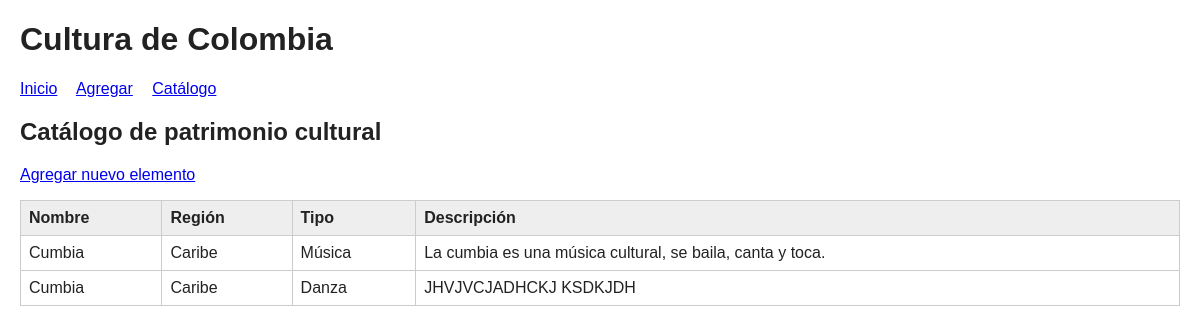
The page /catalogo on the database as committed earlier.
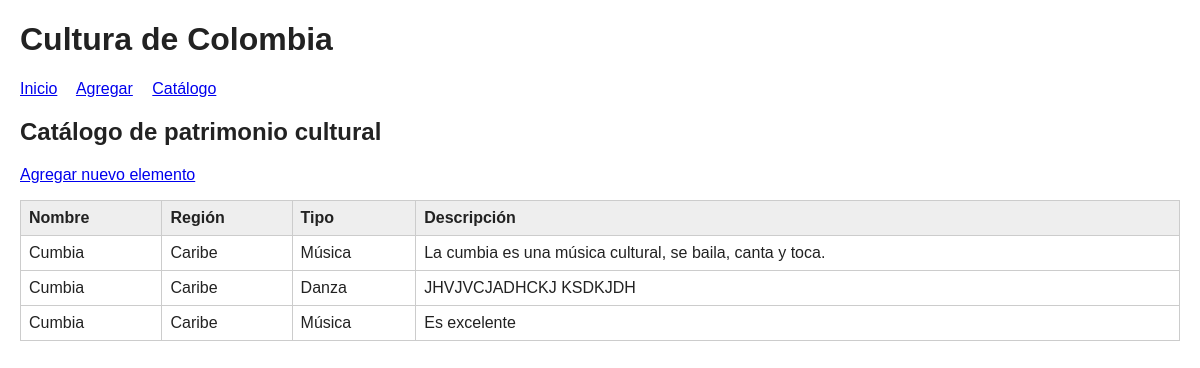
The same page on the database as committed later.
### tables this page shows
CREATE TABLE culturas (
            id INTEGER PRIMARY KEY AUTOINCREMENT,
            nombre TEXT NOT NULL,
            region TEXT NOT NULL,
            tipo TEXT NOT NULL,
            descripcion TEXT NOT NULL
        );

### app.py (the view)
@app.route("/catalogo") #ruta catalogo
def catalogo(): #funcion
    conn = conectar() #conecta abd
    culturas = conn.execute("SELECT * FROM culturas ORDER BY region").fetchall() #selecciona todo de bd por orden de bd
    conn.close() #cierra conexion
    return render_template("catalogo.html", culturas=culturas) #redirige a catalogo con info

### app.py (called while the page is built)
def conectar(): #funcion para conectar
    conn = sqlite3.connect(DB) #crea o abre la base de datos
    conn.row_factory = sqlite3.Row #acede a la columnas de la base de datos
    return conn #se devuelve al cursor

### templates/catalogo.html (shortened to what this page needs)
{% extends "base.html" %}
{% block content %}
    <h2>Catálogo de patrimonio cultural</h2>
    <p><a href="{{ url_for('agregar') }}">Agregar nuevo elemento</a></p>
    {% if culturas %}
        <table>
            <tr>
                <th>Nombre</th>
                <th>Región</th>
                <th>Tipo</th>
                <th>Descripción</th>
            </tr>
            {% for c in culturas %}
            <tr>
                <td>{{ c.nombre }}</td>
                <td>{{ c.region }}</td>
                <td>{{ c.tipo }}</td>
                <td>{{ c.descripcion }}</td>
            </tr>
            {% endfor %}
        </table>
    {% else %}
        <p>Todavía no hay elementos registrados.</p>
    {% endif %}
{% endblock %}

Rows that differ between the two databases and show on the page:
added culturas: nombre "Cumbia", region "Caribe", tipo "Música", descripcion "Es excelente"
